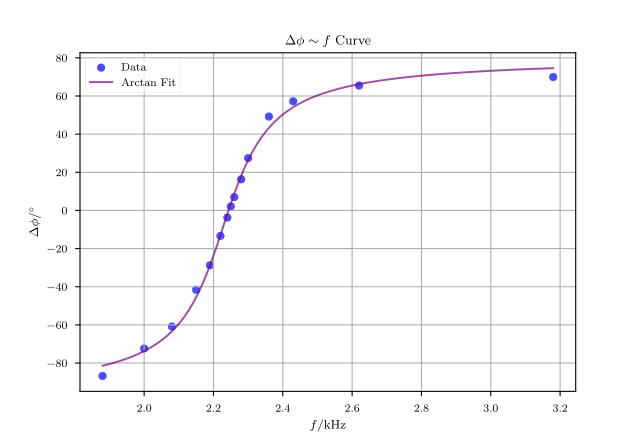

The script that saved this image:
import numpy as np
import matplotlib.pyplot as plt
from sklearn.linear_model import LinearRegression
import matplotlib
from scipy.optimize import curve_fit

plt.rcParams.update({
    "text.usetex": True,
    "font.family": "CMU Serif",
})
matplotlib.rcParams['mathtext.fontset'] = 'stix'
plt.style.use('seaborn-v0_8-paper')

y_list = [
    -86.78, -72.40, -60.86, -41.57, -28.73, -13.32, -3.72,
     2.10,   7.00,  16.35,  27.43,  49.20,  57.22,  65.47,  69.94
]

x_list = [
    1.88, 2.00, 2.08, 2.15, 2.19,
    2.22, 2.24, 2.25, 2.26, 2.28,
    2.30, 2.36, 2.43, 2.62, 3.18
]

# Data
y = np.array(y_list)
x = np.array(x_list).reshape(-1, 1)

# Define arccos function
def arctan_func(x, a, b, c, d):
    return a * np.arctan(b * (x - c)) + d

# Fit the data using curve_fit
popt, pcov = curve_fit(arctan_func, x.flatten(), y)

# Plot the original data
plt.scatter(x, y, label='Data', color='blue', alpha=0.7)

# Plot the fitted curve
x_fit = np.linspace(min(x), max(x), 100)
y_fit = arctan_func(x_fit, *popt)
plt.plot(x_fit, y_fit, label='Arctan Fit', color='purple', alpha=0.7)

# Add labels and legend
plt.ylabel('$\Delta \phi/^\circ$')
plt.xlabel('$f/\mathrm{kHz}$')
plt.legend()
plt.title('$\Delta \phi \sim f$ Curve')
plt.grid(True)

# Show plot
plt.savefig('plot2.pdf')
